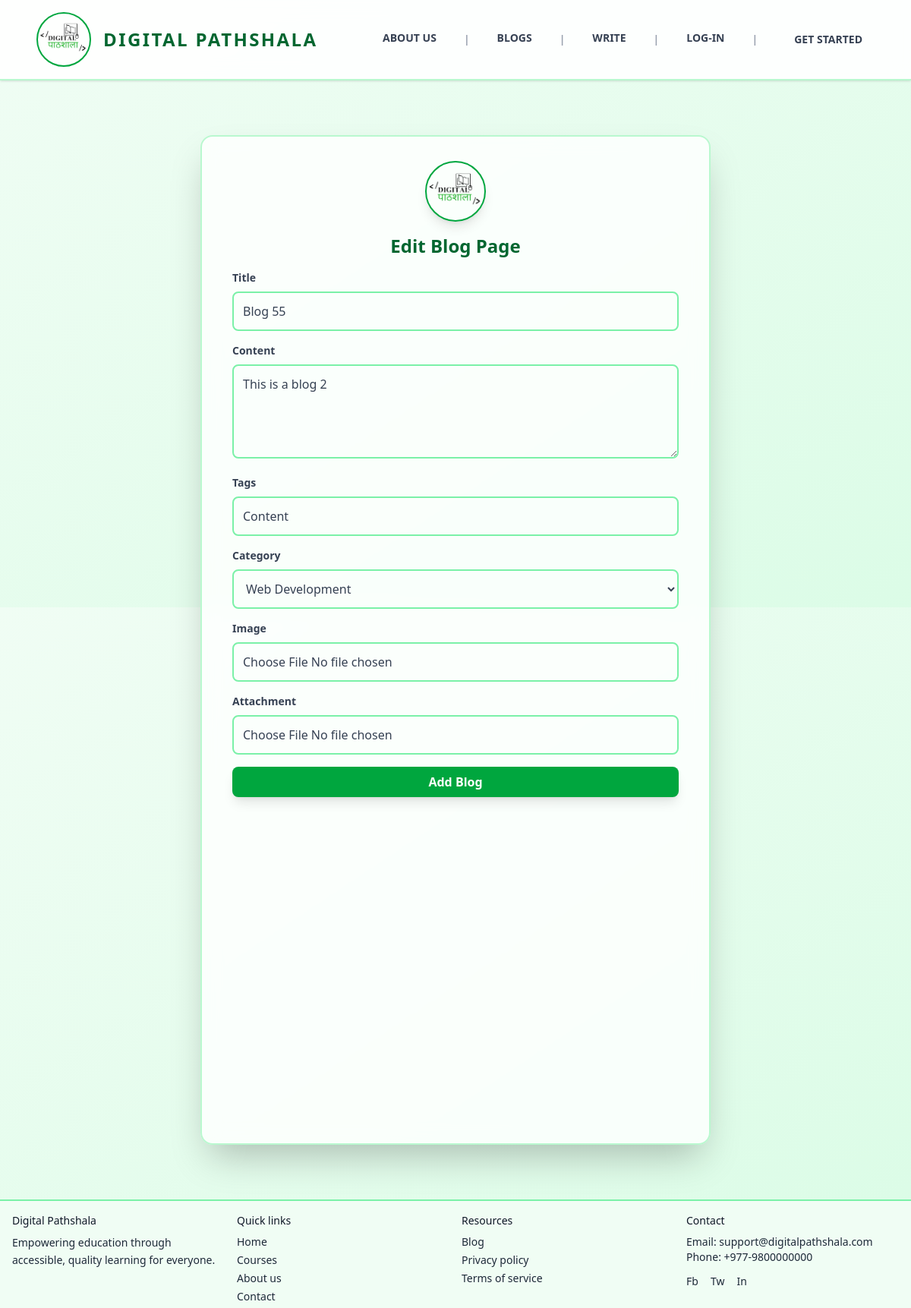
The page /blog/edit/23 on the database its author committed.
### blogs/models.py (models this page shows, shortened)
class Blog(models.Model):
    def generateImagePath(instance, filename):
        return f'blog/{instance.author.username}/images/{filename}'
    def generateAttachmentPath(instance, filename):
        return f'blog/{instance.author.username}/attachments/{filename}'
    class StatusOptions(models.TextChoices):
        ACTIVE = "Active", "Active"
        INACTIVE = "Inactive", "Inactive"
    title = models.CharField(max_length=50 )
    content = models.TextField()
    author = models.ForeignKey(User, on_delete=models.CASCADE, related_name='blog_posts')
    tags = TaggableManager(blank=True)
    category = models.ForeignKey(Category, null=True, blank=True, on_delete=models.SET_NULL)
    image = models.ImageField(blank=True, null=True , upload_to=generateImagePath, default='static/images/blog1.png')
    attachment = models.FileField(blank=True, null=True, upload_to=generateAttachmentPath)
    status = models.CharField(max_length=8, choices=StatusOptions, default=StatusOptions.INACTIVE)
    created_at = models.DateTimeField( auto_now_add=True, editable=False )
    updated_at = models.DateTimeField(auto_now=True, editable=False)

class Category(models.Model):
    name = models.CharField(max_length=50)
    def __str__(self):
        return self.name

### blogs/views.py (the view)
# urls.py: path("edit/<int:id>", editBlog),    # blog/edit/1
def editBlog(request, id):
    blog = Blog.objects.get(id=id)
    categories = Category.objects.all()
    tags = "," .join(blog.tags.names())
    return render(request, 'pages/blogs/editBlog.html', {"blog": blog, "categories": categories, 'tags': tags})

### templates/pages/blogs/editBlog.html (shortened to what this page needs)
{% extends 'layouts/main.html' %}
{% block content %}
  <div class="min-h-[80vh] flex justify-center p-6">
    <div class="bg-white/80 backdrop-blur-md border-2 border-green-200 rounded-2xl w-full max-w-2xl px-10 py-8 shadow-2xl">
      <div class="text-center mb-4">
        <div class="w-20 h-20 mx-auto mb-4 rounded-full border-2 border-green-600 flex items-center justify-center shadow-lg">
          <img src="/static/images/favicon.ico" alt="Digital Pathshala Logo" />
        </div>
        <h1 class="text-2xl font-bold text-green-800 mb-2 normal-case">Edit Blog Page</h1>
      </div>
      <form class="space-y-4" method="post" action="/blog/update/{{blog.id}}" enctype="multipart/form-data">
        <div class="space-y-2">
          <label for="title" class="block text-sm font-semibold text-gray-700 normal-case">Title</label>
          <input value="{{blog.title}}" class="w-full p-3 border-2 border-green-300 rounded-lg focus:border-green-500 focus:ring-2 focus:ring-green-200 transition-all outline-none" type="text" id="title" name="title" placeholder="Enter your Title" />
        </div>
        <div class="space-y-2">
          <label for="content" class="block text-sm font-semibold text-gray-700 normal-case">Content</label>
          <textarea rows="4" class="w-full p-3 border-2 border-green-300 rounded-lg focus:border-green-500 focus:ring-2 focus:ring-green-200 transition-all outline-none" type="text" id="content" name="content">{{blog.content}}</textarea>
        </div>
        <div class="space-y-2">
          <label for="tags" class="block text-sm font-semibold text-gray-700 normal-case">Tags</label>
          <input value="{{tags}}" class="w-full p-3 border-2 border-green-300 rounded-lg focus:border-green-500 focus:ring-2 focus:ring-green-200 transition-all outline-none" type="text" id="tags" name="tags" placeholder="Enter your tags" />
        </div>
        <div class="space-y-2">
          <label for="category" class="block text-sm font-semibold text-gray-700 normal-case">Category</label>
          <select name="category" class="w-full p-3 border-2 border-green-300 rounded-lg focus:border-green-500 focus:ring-2 focus:ring-green-200 transition-all outline-none">
            <option value="{{blog.category}}">{{blog.category}}</option>
          </select>
        </div>
        <div class="space-y-2">
          <label for="image" class="block text-sm font-semibold text-gray-700 normal-case">Image</label>
          <input value="{{blog.title}}" class="w-full p-3 border-2 border-green-300 rounded-lg focus:border-green-500 focus:ring-2 focus:ring-green-200 transition-all outline-none" type="file" id="image" name="image" />
        </div>
        <div class="space-y-2">
          <label for="attachment" class="block text-sm font-semibold text-gray-700 normal-case">Attachment</label>
          <input value="{{blog.title}}" class="w-full p-3 border-2 border-green-300 rounded-lg focus:border-green-500 focus:ring-2 focus:ring-green-200 transition-all outline-none" type="file" id="attachment" name="attachment" />
        </div>
        <button class="w-full bg-green-600 hover:bg-green-700 text-white font-semibold py-2 px-4 rounded-lg transition-colors shadow-lg hover:shadow-xl" type="submit">Add Blog</button>
      </form>
    </div>
  </div>
{% endblock %}

### rows shown on the page
Blog: title "Blog 55", content "This is a blog 2", category "Web Development"
